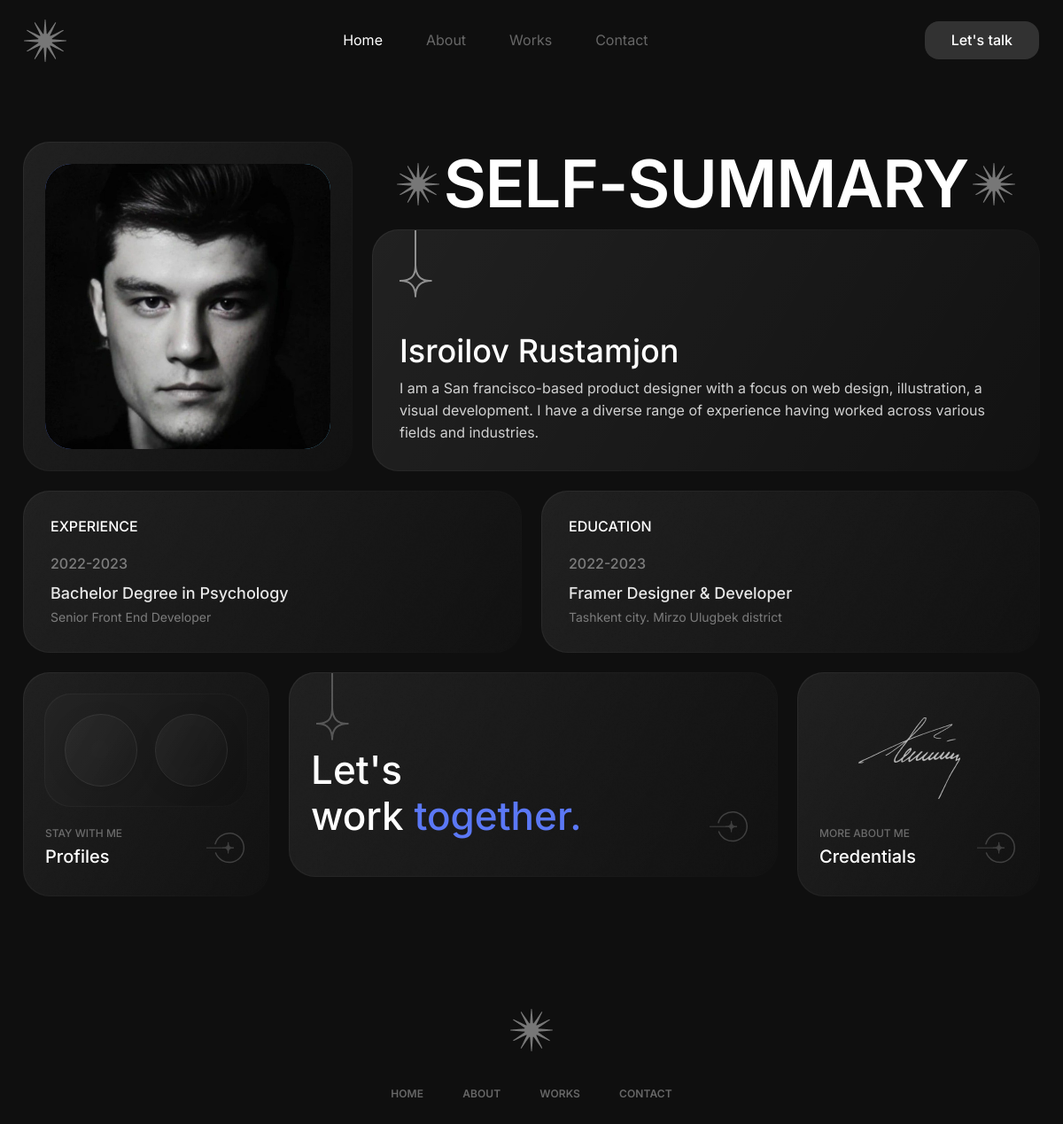
The page /about/ on the database its author committed.
### apps/about/models.py (models this page shows, shortened)
class BaseModel(models.Model):
    created_at = models.DateTimeField(auto_now_add=True)
    updated_at = models.DateTimeField(auto_now=True)
    class Meta:
        abstract = True

class About(BaseModel):
    full_name = models.CharField(max_length=202)
    image = models.ImageField(upload_to='about/')
    username = models.CharField(max_length=202)
    telegram = models.CharField(max_length=202)
    instagram = models.CharField(max_length=202)
    linkedin = models.CharField(max_length=202)
    github = models.CharField(max_length=202)
    facebook = models.CharField(max_length=202)
    twitter = models.CharField(max_length=202)
    description = models.TextField()

class Experience(BaseModel):
    year = models.CharField(max_length=202)
    title = models.CharField(max_length=202)
    job = models.CharField(max_length=202)
    description = models.TextField()

class Education(BaseModel):
    year = models.CharField(max_length=202)
    title = models.CharField(max_length=202)
    address = models.CharField(max_length=202)
    description = models.TextField()

### apps/about/views.py (the view)
# urls.py: path('about/', about, name='about'),
def about(request):
    about_obj = About.objects.all()
    edu_obj = Education.objects.all()
    exp_obj = Experience.objects.all()
    context = {
        "about": about_obj,
        "education": edu_obj,
        "experience": exp_obj,
    }
    return render(request, "about/about.html", context)

### templates/about/about.html (shortened to what this page needs)
{% extends 'base.html' %}
{% load static %}
{% block content %}
    <section class="about-area">
        <div class="container">
            <div class="d-flex about-me-wrap align-items-start gap-24">
                {% for i in about %}
                    <div data-aos="zoom-in">
                        <div class="about-image-box shadow-box">
                            <div class="image-inner">
                                <img src="{{ i.image.url }}" alt="About Me">
                            </div>
                        </div>
                    </div>
                    <div class="about-details" data-aos="zoom-in">
                        <h1 class="section-heading" data-aos="fade-up"><img
                                src="{% static "assets/images/star-2.png" %}" alt="Star">
                            Self-summary <img src="{% static "assets/images/star-2.png" %}" alt="Star"></h1>
                        <div class="about-details-inner shadow-box">
                            <img src="{% static "assets/images/icon2.png" %}" alt="Star">
                            <h1>{{ i.full_name }}</h1>
                            <p>{{ i.description }}</p>
                        </div>
                    </div>
                {% endfor %}
            </div>
            <div class="row mt-24">
                <div class="col-md-6" data-aos="zoom-in">
                    <div class="about-edc-exp about-experience shadow-box">
                        <img src="{% static "assets/images/bg1.png" %}" alt="BG" class="bg-img">
                        <h3>EXPERIENCE</h3>
                        <ul>
                            {% for i in experience %}
                            <li>
                                <p class="date">{{ i.year }}</p>
                                <h2>{{ i.title }}</h2>
                                <p class="type">{{ i.job }}</p>
                            </li>
                            {% endfor %}
                        </ul>
                    </div>
                </div>
                <div class="col-md-6" data-aos="zoom-in">
                    <div class="about-edc-exp about-education shadow-box">
                        <img src="{% static "assets/images/bg1.png" %}" alt="BG" class="bg-img">
                        <h3>EDUCATION</h3>
                        <ul>
                            {% for i in education %}
                            <li>
                                <p class="date">{{ i.year}}</p>
                                <h2>{{ i.title }}</h2>
                                <p class="type">{{ i.address }}</p>
                            </li>
                            {% endfor %}
                        </ul>
                    </div>
                </div>
            </div>
            <div class="row mt-24">
                <div class="col-md-12">
                    <div class="d-flex profile-contact-credentials-wrap gap-24">
                        <div data-aos="zoom-in">
                            <div class="about-profile-box info-box shadow-box h-full">
                                <div class="inner-profile-icons shadow-box">
                                    {% for i in about %}
                                        <a href="{{ i.instagram }}" target="_blank">
                                        </a>
                                        <a href="{{ i.github }}" target="_blank">
                                        </a>
                                    {% endfor %}
                                </div>
                                <div class="d-flex align-items-center justify-content-between">
                                    <div class="infos">
                                        <h4>Stay with me</h4>
                                        <h1>Profiles</h1>
                                    </div>
                                    <a href="/contact/" class="about-btn">
                                        <img src="{% static "assets/images/icon.svg" %}" alt="Button">
                                    </a>
                                </div>
                            </div>
                        </div>
                        <div data-aos="zoom-in" class="flex-1">
                            <div class="about-contact-box info-box shadow-box">
                                <img src="{% static "assets/images/bg1.png" %}" alt="BG" class="bg-img">
                                <img src="{% static "assets/images/icon2.png" %}" alt="Icon" class="star-icon">
                                <h1>Let's <br>work <span>together.</span></h1>
                                <a href="/contact/" class="about-btn">
                                    <img src="{% static "assets/images/icon.svg" %}" alt="Button">
                                </a>
                            </div>
                        </div>
                        <div data-aos="zoom-in" class="h-full">
                            <div class="about-crenditials-box info-box shadow-box">
                                <img src="{% static "assets/images/sign.png" %}" alt="Sign">
                                <div class="d-flex align-items-center justify-content-between">
                                    <div class="infos">
                                        <h4>more about me</h4>
                                        <h1>Credentials</h1>
                                    </div>
                                    <a href="credentials.html" class="about-btn">
                                        <img src="{% static "assets/images/icon.svg" %}" alt="Button">
                                    </a>
                                </div>
                            </div>
                        </div>
                    </div>
                </div>
            </div>
        </div>
    </section>
{% endblock %}

### templates/base.html (shortened to what this page needs)
<!DOCTYPE html>
{% load static %}
<html lang="en">
<head>
    <link rel="stylesheet" href="https://cdn.jsdelivr.net/gh/iconoir-icons/iconoir@main/css/iconoir.css">
    <link rel="stylesheet" href="{% static "assets/css/bootstrap.min.css" %}">
    <link rel="stylesheet" href="{% static "assets/css/aos.css" %}">
    <link rel="stylesheet" href="{% static "assets/css/style.css" %}">
</head>
<body>
<main class="main-homepage">
    <header class="header-area">
        <div class="container">
            <div class="gx-row d-flex align-items-center justify-content-between">
                <a href="/" class="logo">
                    <img src="{% static "assets/images/star-2.png" %}" alt="Logo">
                </a>
                <nav class="navbar">
                    <ul class="menu">
                        <li class="active"><a href="/">Home</a></li>
                        <li><a href="/about/">About</a></li>
                        <li><a href="/work/">Works</a></li>
                        <li><a href="/contact/">Contact</a></li>
                    </ul>
                </nav>
                <a href="/contact/" class="theme-btn">Let's talk</a>
            </div>
        </div>
    </header>
    {% block content %}
    {% endblock %}
    <footer class="footer-area">
        <div class="container">
            <div class="footer-content text-center">
                <a href="/" class="logo">
                    <img src="{% static "assets/images/star-2.png" %}" alt="Logo">
                </a>
                <ul class="footer-menu">
                    <li><a href="/">Home</a></li>
                    <li><a href="/about/">About</a></li>
                    <li><a href="/work/">Works</a></li>
                    <li><a href="/contact/">Contact</a></li>
                </ul>
            </div>
        </div>
    </footer>
</main>
</body>
</html>

### rows shown on the page
About: image (picture), full_name "Isroilov Rustamjon", description "I am a San francisco-based product designer with a focus on web design, illustration, a visual development. I have a diverse range of experience having worked across various fields and industries."
Experience: year "2022-2023", title "Bachelor Degree in Psychology", job "Senior Front End Developer"
Education: year "2022-2023", title "Framer Designer & Developer", address "Tashkent city. Mirzo Ulugbek district"
